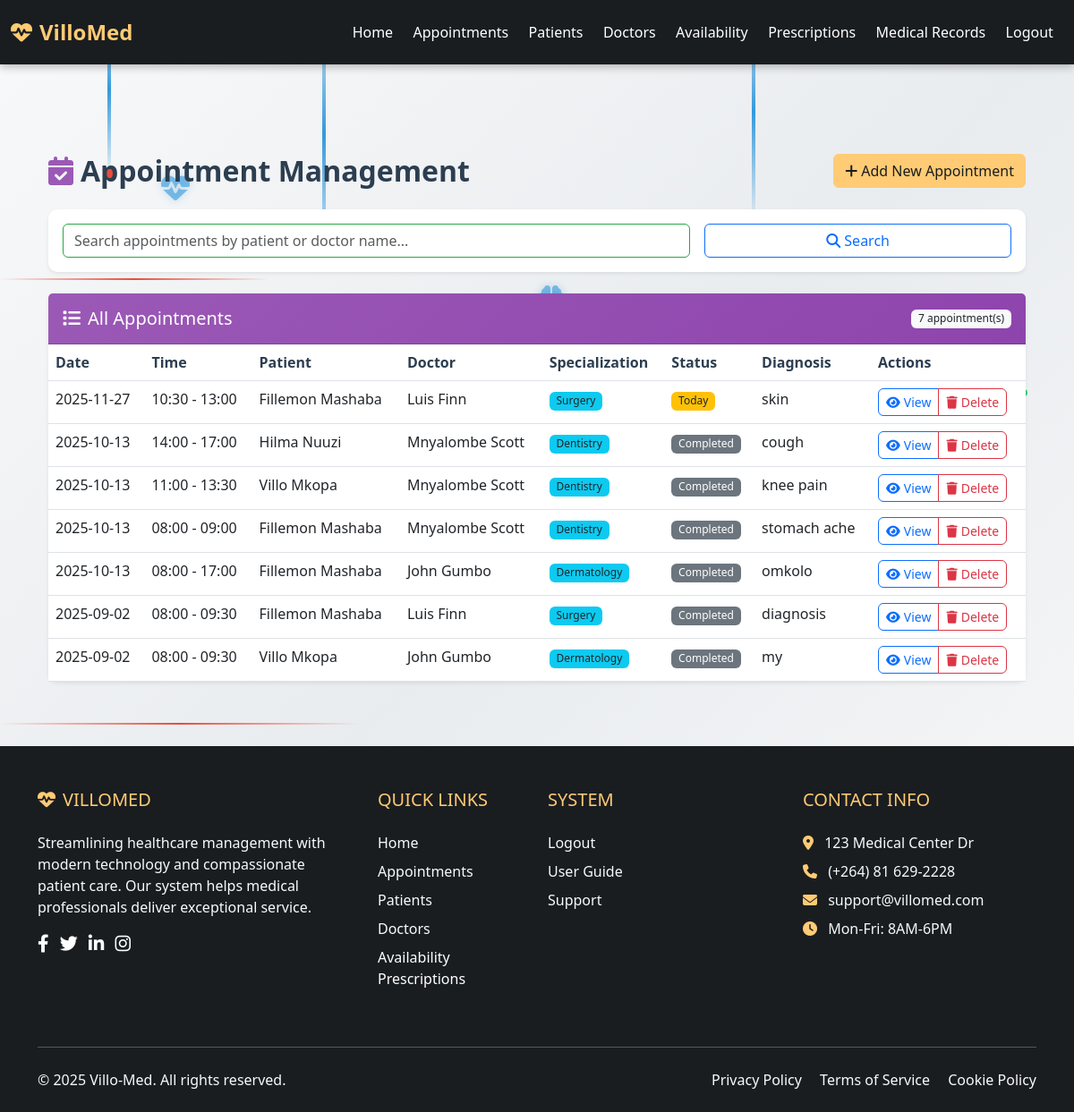
Before: /appointments (signed in) with the older database file.
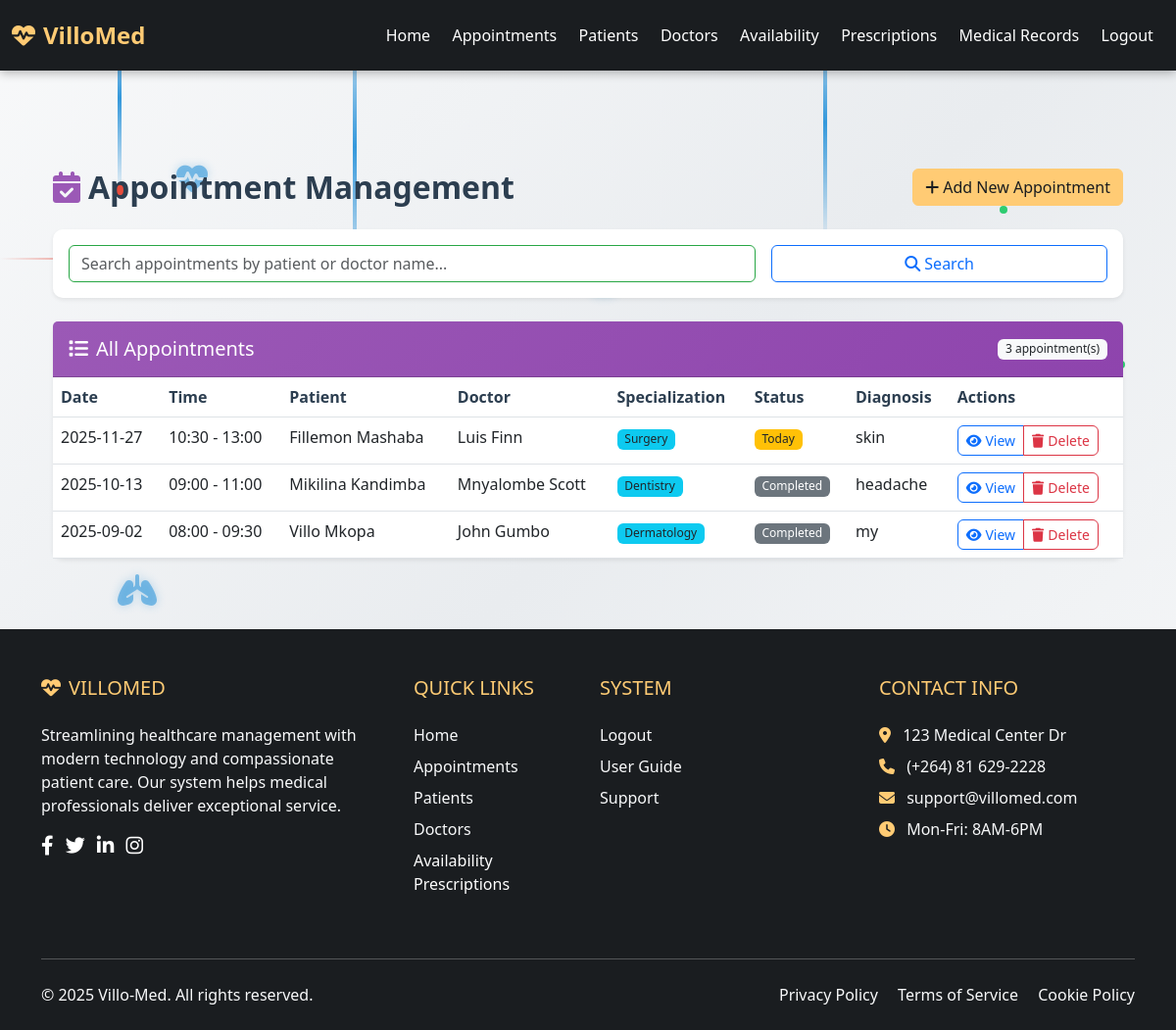
After: the same page with the newer database file.
### models.py (models this page shows, shortened)
class Appointment(db.Model):
    __tablename__ = 'appointment'
    id = db.Column(db.Integer, primary_key=True)
    date = db.Column(db.Date, nullable=False)
    start_time = db.Column(db.Time, nullable=False)  # Changed from time to start_time
    end_time = db.Column(db.Time, nullable=False)    # Added end_time
    diagnosis = db.Column(db.Text, nullable=True)
    date_created = db.Column(db.DateTime, default=datetime.utcnow)
    patient_id = db.Column(db.Integer, db.ForeignKey('patient.id'), nullable=False)
    doctor_id = db.Column(db.Integer, db.ForeignKey('doctor.id'), nullable=False)
    patient = db.relationship('Patient', back_populates='appointments')
    doctor = db.relationship('Doctor', back_populates='appointments')

class Patient(db.Model):
    __tablename__ = 'patient'
    id = db.Column(db.Integer, primary_key=True)
    first_name = db.Column(db.String(50), nullable=False)
    surname = db.Column(db.String(50), nullable=False)
    date_of_birth = db.Column(db.Date, nullable=False)  # Store date of birth
    gender = db.Column(db.String(10))
    phone = db.Column(db.String(15))
    date_created = db.Column(db.DateTime, default=datetime.utcnow)  # New field for creation date
    appointments = db.relationship('Appointment', back_populates='patient')
    prescriptions = db.relationship('Prescription', back_populates='patient')

class Doctor(db.Model):
    __tablename__ = 'doctor'
    id = db.Column(db.Integer, primary_key=True)
    first_name = db.Column(db.String(50), nullable=False)
    surname = db.Column(db.String(50), nullable=False)
    specialization = db.Column(db.String(50))
    date_created = db.Column(db.DateTime, default=datetime.utcnow)
    appointments = db.relationship('Appointment', back_populates='doctor')
    prescriptions = db.relationship('Prescription', back_populates='doctor')
    @property
    def name(self):
        return f"{self.first_name} {self.surname}"

### app.py (the view, shortened to what this page needs)
@app.route('/appointments', methods=['GET', 'POST'])
@login_required
def appointments():
    search_query = request.args.get('search', '')
    page = request.args.get('page', 1, type=int)
    per_page = 10
    if search_query:
        query = Appointment.query.join(Patient).join(Doctor).filter(
            (Patient.first_name.ilike(f'%{search_query}%')) |
            (Patient.surname.ilike(f'%{search_query}%')) |
            (Doctor.first_name.ilike(f'%{search_query}%')) |
            (Doctor.surname.ilike(f'%{search_query}%'))
        )
    else:
        query = Appointment.query
    appointments_pagination = query.order_by(Appointment.date.desc(), Appointment.start_time.desc()).paginate(
        page=page, per_page=per_page, error_out=False
    )
    total_pages = ceil(query.count() / per_page)
    patients = Patient.query.all()
    doctors = Doctor.query.all()
    today = date.today()
    seven_days_later = today + timedelta(days=7)
    booked_appointments = Appointment.query.filter(
        Appointment.date >= today,
        Appointment.date <= seven_days_later
    ).all()
    booked_slots = {}
    for appt in booked_appointments:
        key = f"{appt.doctor_id}_{appt.date}"
        if key not in booked_slots:
            booked_slots[key] = []
        booked_slots[key].append({
            'start': appt.start_time.strftime('%H:%M'),
            'end': appt.end_time.strftime('%H:%M')
        })
    patient_booked_slots = {}
    for appt in booked_appointments:
        key = f"{appt.patient_id}_{appt.date}"
        if key not in patient_booked_slots:
            patient_booked_slots[key] = []
        patient_booked_slots[key].append({
            'start': appt.start_time.strftime('%H:%M'),
            'end': appt.end_time.strftime('%H:%M'),
            'doctor_name': appt.doctor.name
        })
    max_allowed_date = date.today() + timedelta(days=365)
    today_date = date.today()
    return render_template('appointments.html',
                         appointments=appointments_pagination.items,
                         patients=patients,
                         doctors=doctors,
                         search_query=search_query,
                         page=page,
                         total_pages=total_pages,
                         booked_slots=booked_slots,
                         patient_booked_slots=patient_booked_slots,
                         max_allowed_date=max_allowed_date.strftime('%Y-%m-%d'),
                         today_date=today_date)

### templates/appointments.html (shortened to what this page needs)
{% extends "base.html" %}
{% block content %}
<div class="container my-4">
    <div class="d-flex justify-content-between align-items-center mb-4">
        <h2 class="mb-0" style="color: #2c3e50; font-weight: 600;">
            <i class="fas fa-calendar-check me-2" style="color: #9b59b6;"></i>Appointment Management
        </h2>
        <button class="btn btn-primary" id="toggleAppointmentForm">
            <i class="fas fa-plus me-1"></i>Add New Appointment
        </button>
    </div>
    <div class="card mb-4 shadow-sm">
        <div class="card-body">
            <form method="GET" action="{{ url_for('appointments') }}" class="row g-3">
                <div class="col-md-8">
                    <input type="text" class="form-control" name="search" placeholder="Search appointments by patient or doctor name..." value="{{ search_query }}">
                </div>
                <div class="col-md-4">
                    <button type="submit" class="btn btn-outline-primary w-100">
                        <i class="fas fa-search me-1"></i>Search
                    </button>
                </div>
            </form>
        </div>
    </div>
    <div class="card shadow-sm">
        <div class="card-header py-3 d-flex justify-content-between align-items-center" style="background: linear-gradient(135deg, #9b59b6, #8e44ad); color: white;">
            <h5 class="mb-0"><i class="fas fa-list me-2"></i>All Appointments</h5>
            <span class="badge bg-light text-dark">{{ appointments|length }} appointment(s)</span>
        </div>
        <div class="card-body p-0">
            <div class="table-responsive">
                <table class="table table-hover mb-0">
                    <thead style="background-color: #ecf0f1;">
                        <tr>
                            <th>Date</th>
                            <th>Time</th>
                            <th>Patient</th>
                            <th>Doctor</th>
                            <th>Specialization</th>
                            <th>Status</th>
                            <th>Diagnosis</th>
                            <th>Actions</th>
                        </tr>
                    </thead>
                    <tbody>
                        {% for a in appointments %}
                        <tr>
                            <td>{{ a.date.strftime('%Y-%m-%d') }}</td>
                            <td>{{ a.start_time.strftime('%H:%M') }} - {{ a.end_time.strftime('%H:%M') }}</td>
                            <td>{{ a.patient.first_name }} {{ a.patient.surname }}</td>
                            <td>{{ a.doctor.name }}</td>
                            <td><span class="badge bg-info text-dark">{{ a.doctor.specialization }}</span></td>
                            <td>
                                {% set appointment_date = a.date %}
                                {% set today = today_date %}
                                {% if appointment_date < today %}
                                    <span class="badge bg-secondary">Completed</span>
                                {% elif appointment_date == today %}
                                    <span class="badge bg-warning text-dark">Today</span>
                                {% else %}
                                    <span class="badge bg-success">Upcoming</span>
                                {% endif %}
                            </td>
                            <td>
                                {% if a.diagnosis %}
                                {{ a.diagnosis|truncate(30) }}
                                {% else %}
                                <span class="text-muted">Not diagnosed</span>
                                {% endif %}
                            </td>
                            <td>
                                <div class="btn-group btn-group-sm">
                                    <button type="button" class="btn btn-outline-primary" data-bs-toggle="modal" data-bs-target="#viewAppointmentModal{{ a.id }}">
                                        <i class="fas fa-eye me-1"></i>View
                                    </button>
                                    <a href="{{ url_for('delete_appointment', appointment_id=a.id) }}" class="btn btn-outline-danger" onclick="return confirm('Are you sure you want to delete this appointment?')">
                                        <i class="fas fa-trash me-1"></i>Delete
                                    </a>
                                </div>
                            </td>
                        </tr>
                        {% else %}
                        <tr>
                            <td colspan="8" class="text-center py-4">No appointments found.</td>
                        </tr>
                        {% endfor %}
                    </tbody>
                </table>
            </div>
        </div>
    </div>
</div>
{% endblock %}

### templates/base.html (shortened to what this page needs)
<!DOCTYPE html>
<html lang="en">
<head>
    <link href="https://cdn.jsdelivr.net/npm/bootstrap@5.3.0/dist/css/bootstrap.min.css" rel="stylesheet">
    <link rel="stylesheet" href="https://cdnjs.cloudflare.com/ajax/libs/font-awesome/6.4.0/css/all.min.css">
    <link rel="stylesheet" href="{{ url_for('static', filename='style.css') }}">
</head>
<body>
    <div class="medical-background">
        <div class="dna-strand dna-1"></div>
        <div class="dna-strand dna-2"></div>
        <div class="dna-strand dna-3"></div>
        <div class="ecg-line ecg-1"></div>
        <div class="ecg-line ecg-2"></div>
        <div class="medical-icon icon-1">
            <i class="fas fa-heartbeat"></i>
        </div>
        <div class="medical-icon icon-2">
        </div>
        <div class="medical-icon icon-3">
        </div>
        <div class="medical-icon icon-4">
        </div>
        <div class="medical-icon icon-5">
        </div>
        <div class="medical-icon icon-6">
            <i class="fas fa-lungs"></i>
        </div>
        <div class="pulse-dot dot-1"></div>
    </div>
    {% if not request.endpoint or request.endpoint != 'login' and request.endpoint != 'register' %}
    <nav class="navbar navbar-expand-lg navbar-dark fixed-top" style="background-color: #1a1d20; box-shadow: 0 2px 10px rgba(0,0,0,0.3);">
        <div class="container-fluid">
            <a class="navbar-brand fw-bold" href="{{ url_for('index') }}" style="color: #FFCB74;">
                <i class="fas fa-heartbeat me-2" style="color: #FFCB74;"></i>VilloMed
            </a>
            <div class="collapse navbar-collapse" id="navbarNav">
                <ul class="navbar-nav ms-auto">
                    <li class="nav-item"><a class="nav-link" href="{{ url_for('index') }}">Home</a></li>
                    <li class="nav-item"><a class="nav-link" href="{{ url_for('appointments') }}">Appointments</a></li>
                    <li class="nav-item"><a class="nav-link" href="{{ url_for('patients') }}">Patients</a></li>
                    <li class="nav-item"><a class="nav-link" href="{{ url_for('doctors') }}">Doctors</a></li>
                    <li class="nav-item"><a class="nav-link" href="{{ url_for('doctor_availability') }}">Availability</a></li>
                    <li class="nav-item"><a class="nav-link" href="{{ url_for('prescriptions') }}">Prescriptions</a></li>
                    <li class="nav-item"><a class="nav-link" href="{{ url_for('medical_records') }}">Medical Records</a></li>
                    <li class="nav-item"><a class="nav-link" href="{{ url_for('logout') }}">Logout</a></li>
                </ul>
            </div>
        </div>
    </nav>
    {% endif %}
    <main class="container mt-5 pt-4">
        {% block content %}{% endblock %}
    </main>
    {% if not request.endpoint or request.endpoint != 'login' and request.endpoint != 'register' %}
    <footer class="bg-dark text-white pt-5 pb-4 mt-5" style="background-color: #1a1d20 !important;">
        <div class="container">
            <div class="row">
                <div class="col-lg-4 col-md-6 mb-4">
                    <h5 class="text-uppercase mb-4" style="color: #FFCB74;">
                        <i class="fas fa-heartbeat me-2" style="color: #FFCB74;"></i>VilloMed
                    </h5>
                    <p class="text-light">
                        Streamlining healthcare management with modern technology and compassionate patient care.
                        Our system helps medical professionals deliver exceptional service.
                    </p>
                    <div class="mt-3">
                        <a href="#" class="text-white me-2"><i class="fab fa-facebook-f fa-lg"></i></a>
                        <a href="#" class="text-white me-2"><i class="fab fa-twitter fa-lg"></i></a>
                        <a href="#" class="text-white me-2"><i class="fab fa-linkedin-in fa-lg"></i></a>
                        <a href="#" class="text-white"><i class="fab fa-instagram fa-lg"></i></a>
                    </div>
                </div>
                <div class="col-lg-2 col-md-6 mb-4">
                    <h5 class="text-uppercase mb-4" style="color: #FFCB74;">Quick Links</h5>
                    <ul class="list-unstyled">
                        <li class="mb-2"><a href="{{ url_for('index') }}" class="text-light text-decoration-none">Home</a></li>
                        <li class="mb-2"><a href="{{ url_for('appointments') }}" class="text-light text-decoration-none">Appointments</a></li>
                        <li class="mb-2"><a href="{{ url_for('patients') }}" class="text-light text-decoration-none">Patients</a></li>
                        <li class="mb-2"><a href="{{ url_for('doctors') }}" class="text-light text-decoration-none">Doctors</a></li>
                        <li class="nav-item"><a class="nav-link" href="{{ url_for('doctor_availability') }}">Availability</a></li>
                        <li class="nav-item"><a class="nav-link" href="{{ url_for('prescriptions') }}">Prescriptions</a></li>
                    </ul>
                </div>
                <div class="col-lg-3 col-md-6 mb-4">
                    <h5 class="text-uppercase mb-4" style="color: #FFCB74;">System</h5>
                    <ul class="list-unstyled">
                        <li class="mb-2"><a href="{{ url_for('logout') }}" class="text-light text-decoration-none">Logout</a></li>
                        <li class="mb-2"><a href="#" class="text-light text-decoration-none">User Guide</a></li>
                        <li class="mb-2"><a href="#" class="text-light text-decoration-none">Support</a></li>
                    </ul>
                </div>
                <div class="col-lg-3 col-md-6 mb-4">
                    <h5 class="text-uppercase mb-4" style="color: #FFCB74;">Contact Info</h5>
                    <ul class="list-unstyled">
                        <li class="mb-2 text-light"><i class="fas fa-map-marker-alt me-2" style="color: #FFCB74;"></i> 123 Medical Center Dr</li>
                        <li class="mb-2 text-light"><i class="fas fa-phone me-2" style="color: #FFCB74;"></i> (+264) 81 629-2228</li>
                        <li class="mb-2 text-light"><i class="fas fa-envelope me-2" style="color: #FFCB74;"></i> support@villomed.com</li>
                        <li class="mb-2 text-light"><i class="fas fa-clock me-2" style="color: #FFCB74;"></i> Mon-Fri: 8AM-6PM</li>
                    </ul>
                </div>
            </div>
            <hr class="my-4 bg-secondary">
            <div class="row align-items-center">
                <div class="col-md-6">
                    <p class="text-light mb-0">&copy; 2025 Villo-Med. All rights reserved.</p>
                </div>
                <div class="col-md-6 text-md-end">
                    <a href="#" class="text-light text-decoration-none me-3">Privacy Policy</a>
                    <a href="#" class="text-light text-decoration-none me-3">Terms of Service</a>
                    <a href="#" class="text-light text-decoration-none">Cookie Policy</a>
                </div>
            </div>
        </div>
    </footer>
    {% endif %}
</body>
</html>

Changed rows visible on the page:
removed Appointment: date "2025-10-13", start_time "14:00", end_time "17:00", patient.first_name "Hilma", patient.surname "Nuuzi", doctor.name "Mnyalombe Scott", doctor.specialization "Dentistry", shows "Completed", diagnosis "cough"
removed Appointment: date "2025-10-13", start_time "11:00", end_time "13:30", patient.first_name "Villo", patient.surname "Mkopa", doctor.name "Mnyalombe Scott", doctor.specialization "Dentistry", shows "Completed", diagnosis "knee pain"
removed Appointment: date "2025-10-13", start_time "08:00", end_time "17:00", patient.first_name "Fillemon", patient.surname "Mashaba", doctor.name "John Gumbo", doctor.specialization "Dermatology", shows "Completed", diagnosis "omkolo"
removed Appointment: date "2025-09-02", start_time "08:00", end_time "09:30", patient.first_name "Fillemon", patient.surname "Mashaba", doctor.name "Luis Finn", doctor.specialization "Surgery", shows "Completed", diagnosis "diagnosis"
changed Appointment "Mnyalombe Scott": start_time "08:00" → "09:00"; end_time "09:00" → "11:00"; patient.first_name "Fillemon" → "Mikilina"; patient.surname "Mashaba" → "Kandimba"; diagnosis "stomach ache" → "headache"
Other visible differences:
{{ appointments|length }}: "7" → "3"
